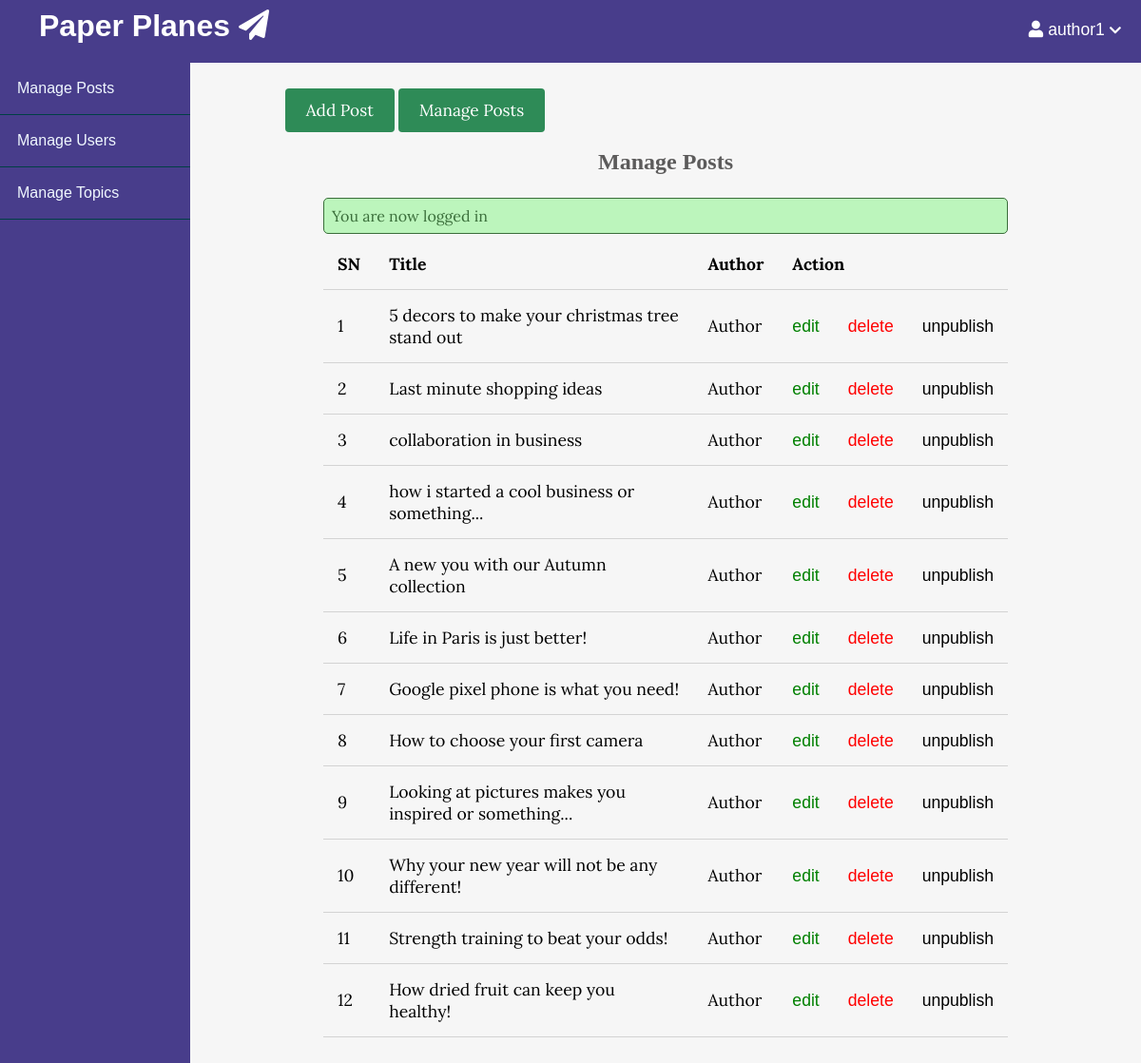
Screenshot of /admin/posts/index.php (signed in) with the database file from the repository.
### tables this page shows
CREATE TABLE `posts` (
  `id` int(11) NOT NULL,
  `user_id` int(11) NOT NULL,
  `topic_id` int(11) DEFAULT NULL,
  `title` varchar(255) NOT NULL,
  `image` varchar(255) NOT NULL,
  `body` text NOT NULL,
  `published` tinyint(4) NOT NULL,
  `created_at` datetime NOT NULL DEFAULT CURRENT_TIMESTAMP
);

### app/database/db.php (called while the page is built, shortened)
<?php
require('connect.php');
function selectAll($table, $conditions = [])
{
    global $conn;
    $sql = "SELECT * FROM $table";
    if (empty($conditions)) {
        $stmt = $conn->prepare($sql);
        $stmt->execute();
        $records = $stmt->get_result()->fetch_all(MYSQLI_ASSOC);
        return $records;
    }
}

### app/controllers/posts.php (called while the page is built, shortened)
<?php
include(ROOT_PATH . "/app/database/db.php");
$table = 'posts';
$posts = selectAll($table);

### admin/posts/index.php (the view, shortened to what this page needs)
<?php include(ROOT_PATH . "/app/controllers/posts.php");
?>
<!DOCTYPE html>
<html lang="en">
    <head>
        <link rel="stylesheet"
            href="https://use.fontawesome.com/releases/v5.7.2/css/all.css"
>
        <link rel="stylesheet" href="../../assets/css/style.css">
        <link rel="stylesheet" href="../../assets/css/admin.css">
    </head>
    <body>
    <?php include(ROOT_PATH . "/app/includes/adminHeader.php"); ?>
        <div class="admin-wrapper">
        <?php include(ROOT_PATH . "/app/includes/adminSidebar.php"); ?>
            <div class="admin-content">
                <div class="button-group">
                    <a href="create.php" class="btn btn-big">Add Post</a>
                    <a href="index.php" class="btn btn-big">Manage Posts</a>
                </div>
                <div class="content">
                    <h2 class="page-title">Manage Posts</h2>
                    <?php include(ROOT_PATH . "/app/includes/messages.php"); ?>
                    <table>
                        <thead>
                            <th>SN</th>
                            <th>Title</th>
                            <th>Author</th>
                            <th colspan="3">Action</th>
                        </thead>
                        <tbody>
                            <?php foreach ($posts as $key => $post): ?>
                                <tr>
                                    <td><?php echo $key + 1; ?></td>
                                    <td><?php echo $post['title'] ?></td>
                                    <td>Author</td>
                                    <td><a href="edit.php?id=<?php echo $post['id']; ?>" class="edit">edit</a></td>
                                    <td><a href="edit.php?delete_id=<?php echo $post['id']; ?>" class="delete">delete</a></td>
                                    <?php if ($post['published']): ?>
                                        <td><a href="edit.php?published=0&p_id=<?php echo $post['id'] ?>" class="unpublish">unpublish</a></td>
                                    <?php else: ?>
                                        <td><a href="edit.php?published=1&p_id=<?php echo $post['id'] ?>" class="publish">publish</a></td>
                                    <?php endif; ?>
                                </tr>
                            <?php endforeach; ?>
                        </tbody>
                    </table>
                </div>
            </div>
        </div>
    </body>
</html>

### assets/css/style.css (style rules this page uses)
* { box-sizing: border-box }
html, body { height: 100%; padding: 0px; margin: 0px; background: #f6f6f6; font-family: 'Lora', serif; }
h1, h2, h3, h4, h5, h6 { font-family: 'calibri', serif; color: #5c5b5b; margin: 5px; }
a { font-family: "arial"; text-decoration: none; color: inherit; }
.btn { padding: .5rem 1rem; background: #2E8B57; color: white; border: 1px solid transparent; border-radius: .25rem; font-size: 1.08em; font-family: 'Lora', serif; }
.btn-big { padding: .7rem 1.3rem; line-height: 1.3rem; }
.content { width: 90%; margin: 30px auto 30px; }

### assets/css/admin.css (style rules this page uses)
.admin-wrapper { display: flex; height: calc(100% - 66px); }
.admin-wrapper .admin-content { flex: 8; height: 100%; padding: 40px 100px 100px; overflow-y: scroll; }
.admin-content .page-title { text-align: center; margin-bottom: 1.5rem; }
table { width: 100%; border-collapse: collapse; font-size: 1.1rem; }
th, td { padding: 15px; text-align: left; border-bottom: 1px solid #d3d3d3; }
.edit { color: green; }
.delete { color: red; }

### rows the page displays
posts: title "5 decors to make your christmas tree stand out"
posts: title "Last minute shopping ideas"
posts: title "collaboration in business"
posts: title "how i started a cool business or something..."
posts: title "A new you with our Autumn collection"
posts: title "Life in Paris is just better!"
posts: title "Google pixel phone is what you need!"
posts: title "How to choose your first camera"
posts: title "Looking at pictures makes you inspired or something..."
posts: title "Why your new year will not be any different!"
posts: title "Strength training to beat your odds!"
posts: title "How dried fruit can keep you healthy!"

### other values shown
$_SESSION['username'] "author1"
$_SESSION['message'] "You are now logged in"
